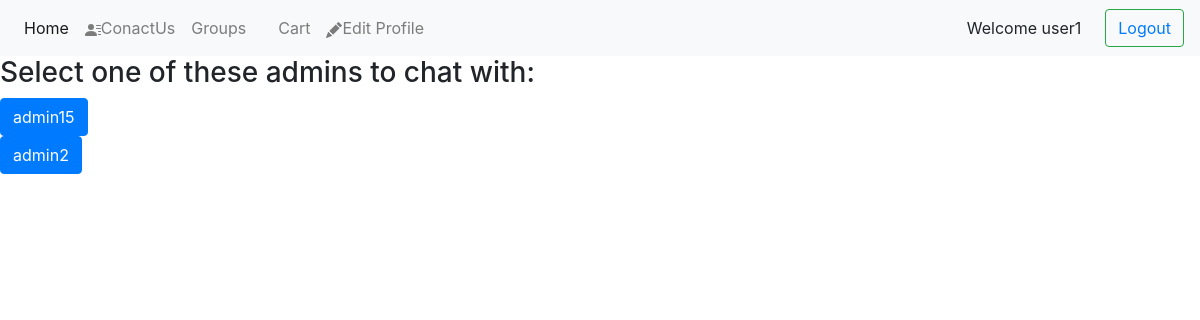
Page /messages.php (signed in) on the earlier database version.
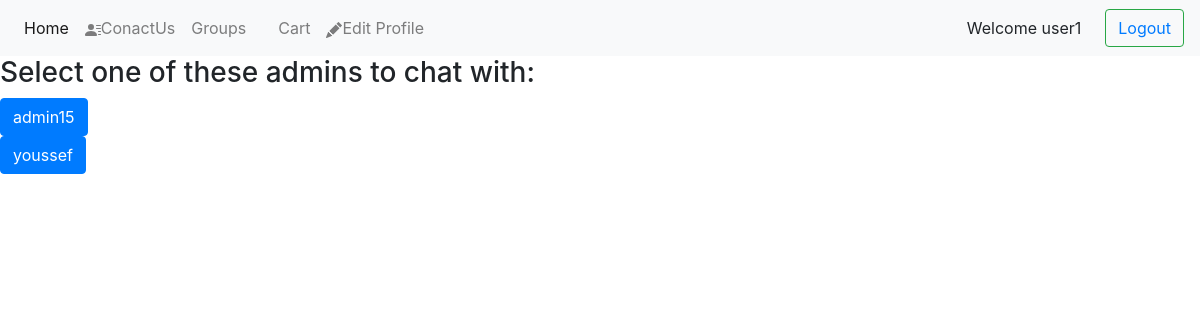
Same page on the later database version.
### tables this page shows
CREATE TABLE `data` (
  `id` int(11) NOT NULL,
  `First_Name` varchar(40) NOT NULL,
  `Last_Name` varchar(40) NOT NULL,
  `Email` varchar(100) NOT NULL,
  `Password` varchar(50) NOT NULL,
  `Gender` varchar(11) NOT NULL,
  `type` varchar(11) NOT NULL,
  `Photo_Name` varchar(512) NOT NULL
);

### messages.php (the view, shortened to what this page needs)
<?php
require_once("navbar.php");
include("connectionproject.php");
?>
<!doctype html>
<html lang="en">
  <head>
    <link rel="stylesheet" href="https://cdn.jsdelivr.net/npm/bootstrap@4.5.3/dist/css/bootstrap.min.css">
  </head>
  <?php
  $type=$_SESSION['t'];
if($type=="user")
 {
   echo"<h3>Select one of these admins to chat with: </h3>";
    $sql = "SELECT * FROM data WHERE type='admin'";
    $result = mysqli_query($conn,$sql);
    if(mysqli_num_rows($result)>0)
{
while($row = mysqli_fetch_array($result)) {
    echo "<a href='chat1.php?idd={$row['id']}' class='btn btn-primary'>{$row['First_Name']}</a>";
   echo" <br>";
}
}
}
 ?>
<body>
</body>

Differences in the rows shown:
removed data: First_Name "admin2"
added data: First_Name "youssef"
